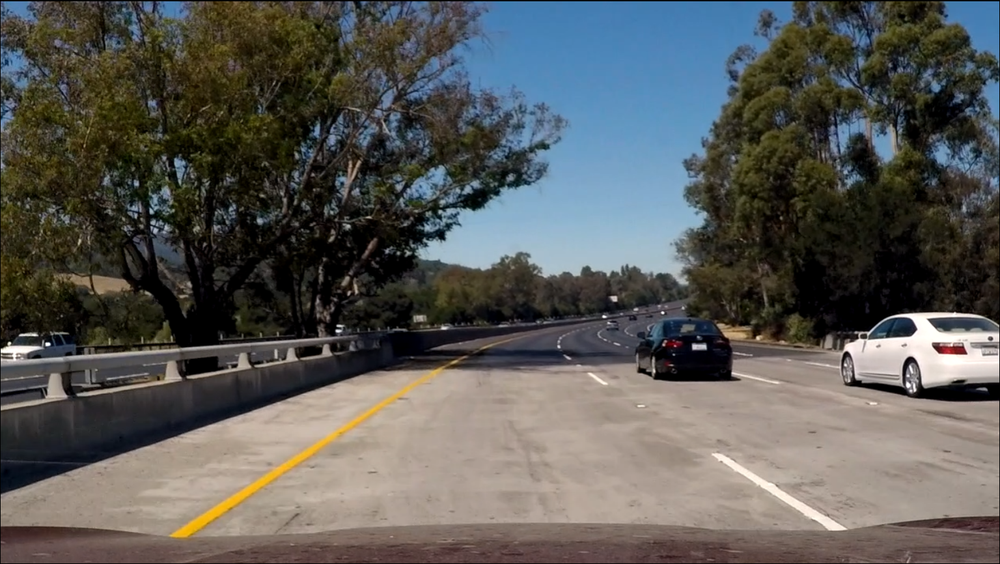
#> input picture lane-lines-finding/examination/test3.png, 1000 x 564 px, shrunk from 1536 x 866 before the run, found by its file name
$ python 02Region_Masking.py
#> lines starting #> are read from the running program, lines starting #| are printed output that depends on the picture; after the words box and inside, x2 and y2 are one past the last pixel; in counts of white or black regions, pixels touching at a corner belong together
import matplotlib.pyplot as plt
import matplotlib.image as mpimg
import numpy as np
import cv2

# 读取图像
image = mpimg.imread(r'C:\Users\hjame\Anaconda\lane-lines-finding\examination\test3.png')
#> image is the input picture: shape (564, 1000, 4) float32; mean R, G, B, A 0.352, 0.352, 0.34, 1
print('This image is: ', type(image),'with dimensions:', image.shape)
#| This image is:  <class 'numpy.ndarray'> with dimensions: (564, 1000, 4)

# 获取图像的行数和列数
rows, cols = image.shape[:2]
#> rows = 564; cols = 1000

# 定义四个角的坐标
bottom_left  = [cols*0.05, rows*0.9]
#> bottom_left = [50, 507.6]
top_left     = [cols*0.38, rows*0.64]
#> top_left = [380, 361]
bottom_right = [cols*0.95, rows*0.9]
#> bottom_right = [950, 507.6]
top_right    = [cols*0.62, rows*0.64]
#> top_right = [620, 361]

# 创建一个空白图像，大小与原始图像相同
region_select = np.copy(image)

# 定义兴趣区域
pts = np.array([[bottom_left, top_left, top_right, bottom_right]], dtype=np.int32)

# 在原始图像上绘制出兴趣区域（梯形）
cv2.polylines(region_select, [pts], isClosed=True, color=(255,0,0), thickness=3)
#> region_select: shape (564, 1000, 4) float32; 1.65% of pixels changed, all inside (x1, y1, x2, y2) = (48, 358, 953, 510)

# 显示图像
plt.imshow(region_select)
plt.show()
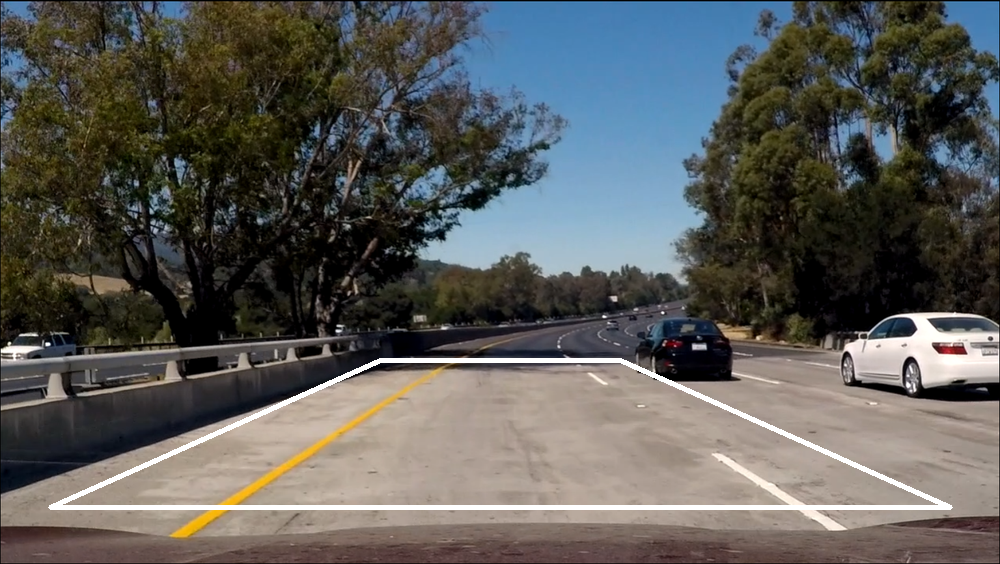
#> shown: shape (564, 1000, 4) float32; mean R, G, B, A 0.359, 0.343, 0.332, 0.983; transparent parts drawn white

$ run again, with lane-lines-finding/examination/test2.png copied over lane-lines-finding/examination/test3.png
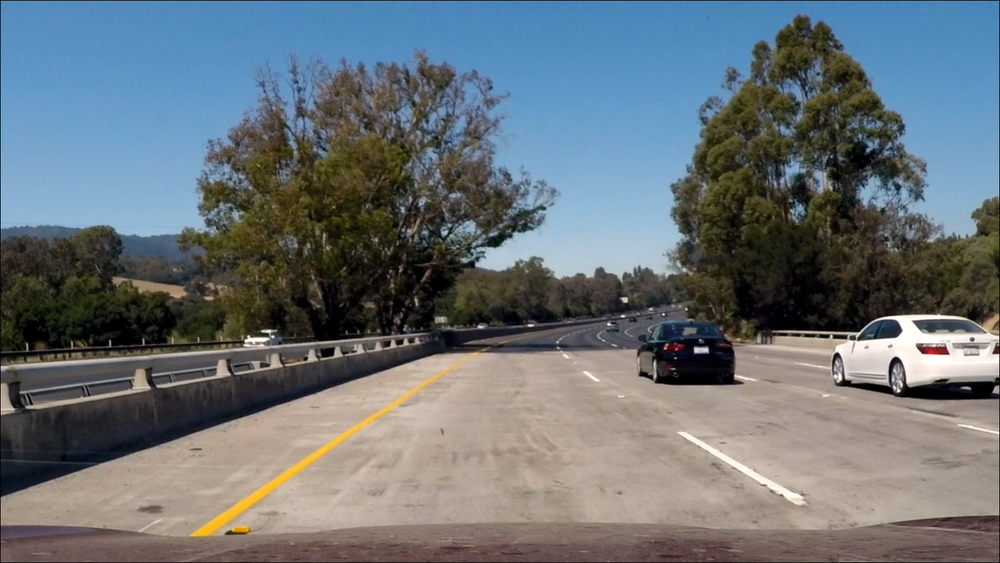
#> input picture lane-lines-finding/examination/test2.png, 1000 x 563 px, shrunk from 1536 x 865 before the run, found by its file name
#> image is the input picture: shape (563, 1000, 4) float32; mean R, G, B, A 0.414, 0.446, 0.466, 1
#| This image is:  <class 'numpy.ndarray'> with dimensions: (563, 1000, 4)
#> region_select: shape (563, 1000, 4) float32; 1.65% of pixels changed, all inside (x1, y1, x2, y2) = (48, 358, 953, 509)
#> `plt.show()`:
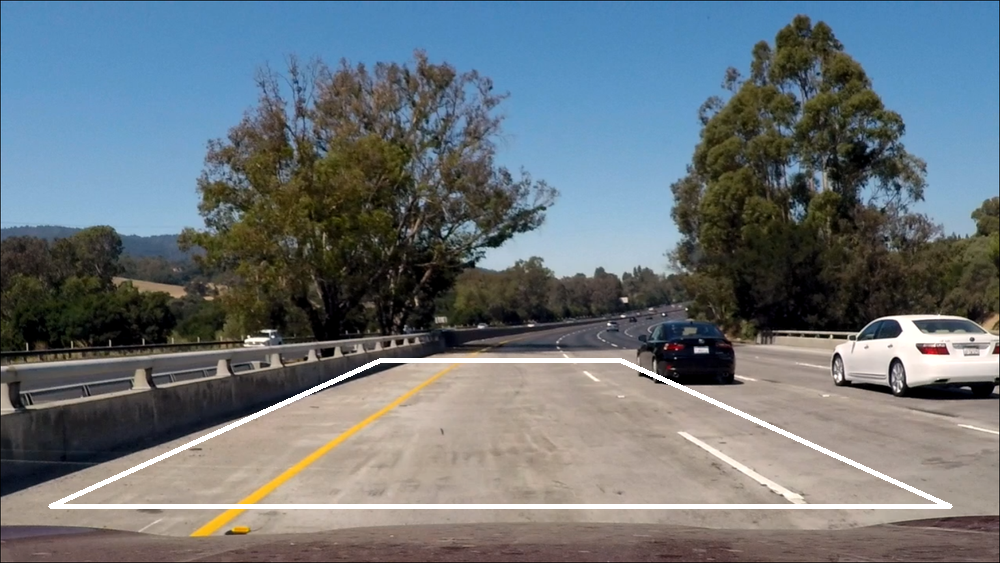
#> shown: shape (563, 1000, 4) float32; mean R, G, B, A 0.42, 0.437, 0.457, 0.983; transparent parts drawn white

$ run again, with lane-lines-finding/examination/test.jpg saved as lane-lines-finding/examination/test3.png
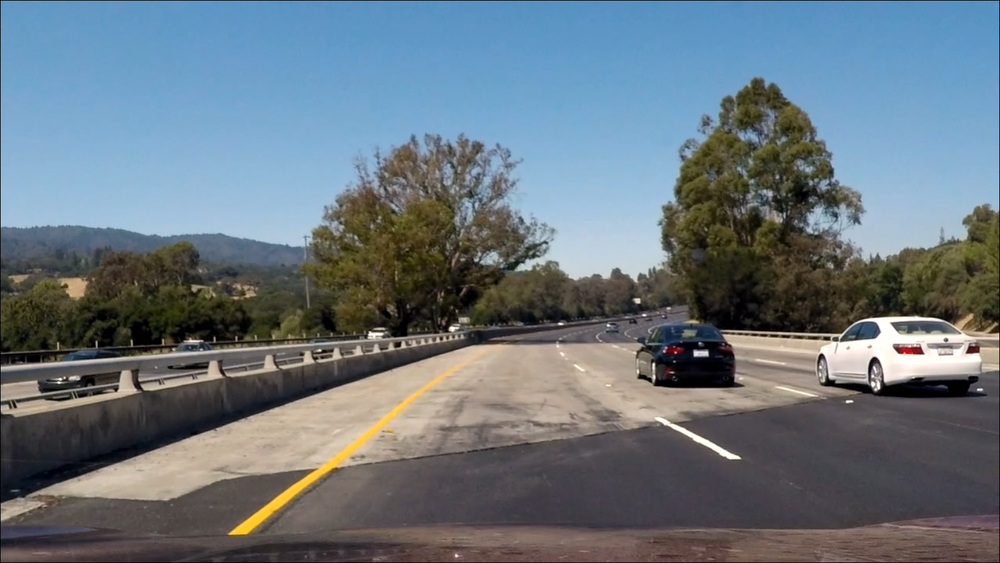
#> input picture lane-lines-finding/examination/test.jpg, 1000 x 563 px, shrunk from 1536 x 865 before the run, found by its file name
#> image is the input picture: shape (563, 1000, 4) float32; mean R, G, B, A 0.412, 0.461, 0.494, 1
#| This image is:  <class 'numpy.ndarray'> with dimensions: (563, 1000, 4)
#> region_select: shape (563, 1000, 4) float32; 1.65% of pixels changed, all inside (x1, y1, x2, y2) = (48, 358, 953, 509)
#> `plt.show()`:
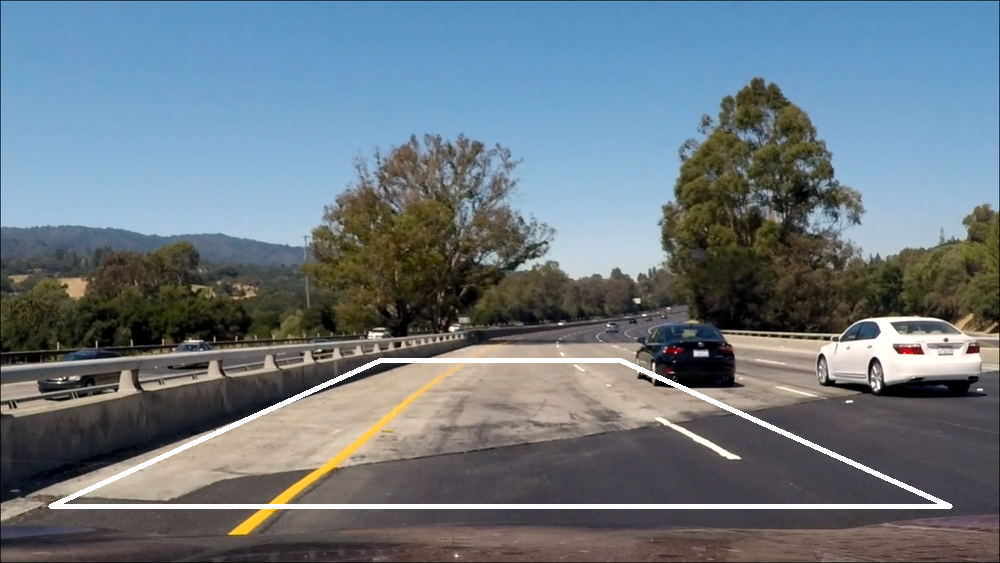
#> shown: shape (563, 1000, 4) float32; mean R, G, B, A 0.422, 0.454, 0.488, 0.983; transparent parts drawn white
